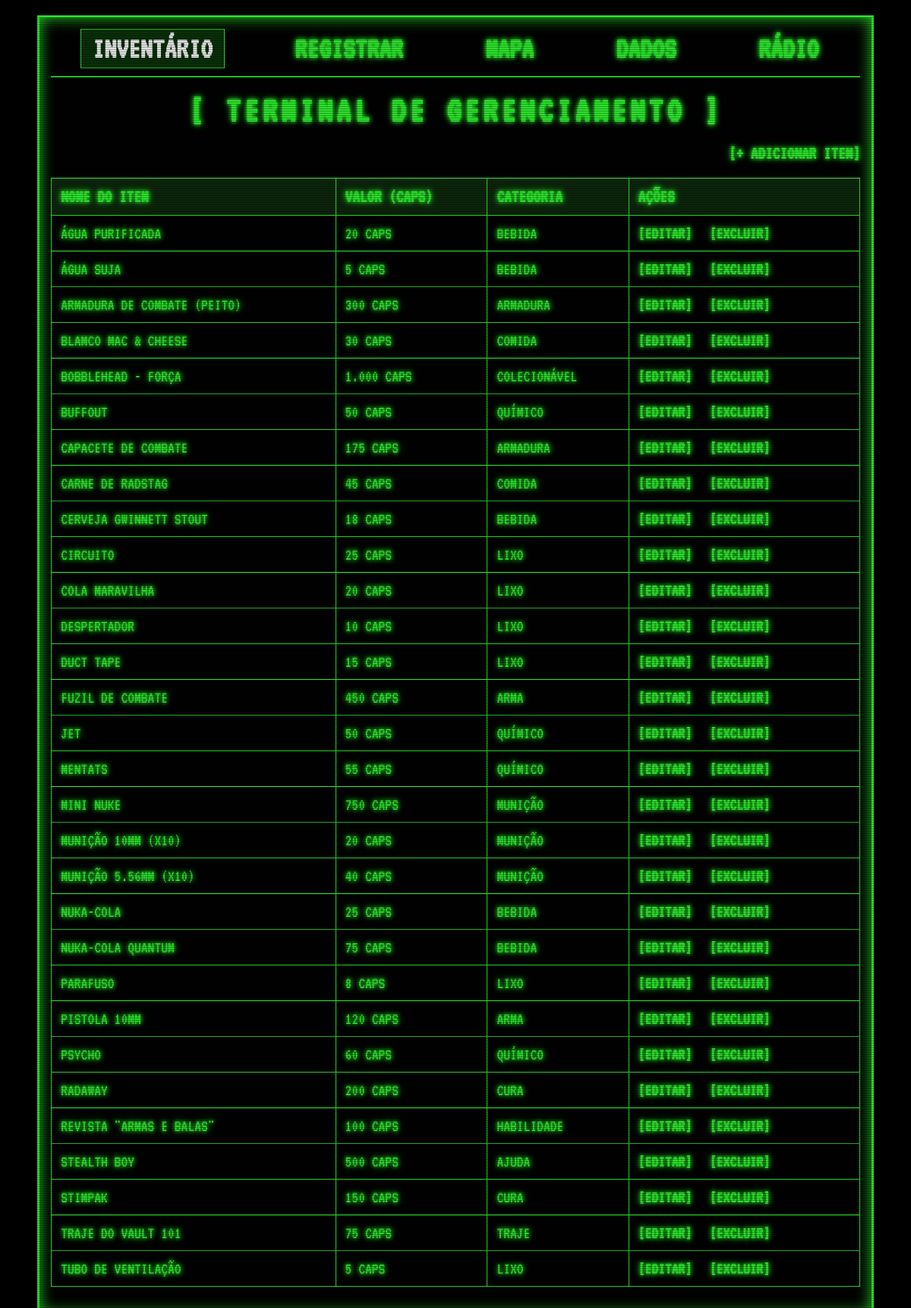
Page /index.php?booted=true on the committed database.
### tables this page shows
CREATE TABLE `produtos` (
  `id` int(11) NOT NULL,
  `nome` varchar(255) NOT NULL,
  `preco` decimal(10,2) NOT NULL,
  `categoria` varchar(100) DEFAULT NULL
);

### controllers/ProdutoController.php (called while the page is built, shortened)
<?php
class ProdutoController {
    private $produtoModel;
    public function __construct($pdo) {
        $this->produtoModel = new Produto($pdo);
    }
    private function carregarViewComTemplate($viewFile, $data = []) {
        extract($data);
        include "views/{$viewFile}";
        $content = ob_get_clean();
        include 'views/template.php';
    }
    public function listar() {
        $data = [
            'produtos' => $this->produtoModel->listar(),
            'pageTitle' => 'SISTEMA R.O.B.CO - INVENTÁRIO'
        ];
        $this->carregarViewComTemplate('listar.php', $data);
    }
}
?>

### models/Produto.php (called while the page is built, shortened)
<?php
class Produto {
    private $pdo;
    public function __construct($pdo) {
        $this->pdo = $pdo;
    }
    public function listar() {
        $stmt = $this->pdo->query("SELECT * FROM produtos ORDER BY nome");
        return $stmt->fetchAll(PDO::FETCH_ASSOC);
    }
}
?>

### views/listar.php (the view)
<h1>[ TERMINAL DE GERENCIAMENTO ]</h1>
<div class="novo-produto">
    <a href="index.php?acao=adicionar"></a>
</div>
<table>
    <tr>
        <th>Nome do Item</th>
        <th>Valor (Caps)</th>
        <th>Categoria</th>
        <th>Ações</th>
    </tr>
    <?php foreach ($produtos as $produto): ?>
    <tr>
        <td><?= htmlspecialchars($produto['nome']) ?></td>
        <td><?= number_format($produto['preco'], 0, ',', '.') ?> Caps</td>
        <td><?= htmlspecialchars($produto['categoria']) ?></td>
        <td class="acoes">
            <a class="editar" href="index.php?acao=editar&id=<?= $produto['id'] ?>">[Editar]</a>
            <a class="excluir" href="index.php?acao=excluir&id=<?= $produto['id'] ?>">[Excluir]</a>
        </td>
    </tr>
    <?php endforeach; ?>
</table>

### index.php (shortened to what this page needs)
<?php
require_once 'config.php';
require_once 'models/Produto.php';
require_once 'controllers/ProdutoController.php';
$controller = new ProdutoController($pdo);
$acao = isset($_GET['acao']) ? $_GET['acao'] : 'listar';
switch ($acao) {
    case 'listar':
        $controller->listar();
        break;
}
?>

### views/template.php (shortened to what this page needs)
<?php
$acao = $_GET['acao'] ?? 'listar';
?>
<!DOCTYPE html>
<html>
<head>
    <link rel="stylesheet" href="css/style.css">
</head>
<body>
    <div class="container">
        <div class="header-menu">
            <a href="index.php?acao=listar" class="<?= ($acao === 'listar' || $acao === 'excluir') ? 'active' : '' ?>">INVENTÁRIO</a>
            <a href="index.php?acao=adicionar" class="<?= ($acao === 'adicionar') ? 'active' : '' ?>">REGISTRAR</a>
            <a href="index.php?acao=mapa" class="<?= ($acao === 'mapa') ? 'active' : '' ?>">MAPA</a>
            <a href="index.php?acao=dados" class="<?= ($acao === 'dados') ? 'active' : '' ?>">DADOS</a>
            <a href="index.php?acao=radio" class="<?= ($acao === 'radio') ? 'active' : '' ?>">RÁDIO</a>
        </div>
        <?= $content ?? '' ?>
    </div>
         id="loadingVaultBoy" /> </body>
</html>

### css/style.css (style rules this page uses)
body::after { content: " "; display: block; position: fixed; top: 0; left: 0; bottom: 0; right: 0; background: repeating-linear-gradient( to bottom, transparent 0%, rgba(0, 0, 0, 0.4) 100% 2px ); background-size: 100% 3px; pointer-events: none; z-index: 999; animation: flicker 0.15s infinite; }
body { background-color: #000000; color: #32FF32; font-family: 'VT323', monospace; font-size: 22px; text-transform: uppercase; text-shadow: 0 0 5px #32FF32, 0 0 10px #32FF32; }
.container { width: 90%; margin: 20px auto; border: 3px solid #32FF32; padding: 15px; box-shadow: 0 0 20px #32FF32 inset; background-color: rgba(0, 20, 0, 0.1); animation: screenOn 0.5s cubic-bezier(0.250, 0.460, 0.450, 0.940); }
h1 { text-align: center; font-size: 48px; letter-spacing: 5px; margin: 10px 0 20px 0; }
a { color: #32FF32; text-decoration: none; font-weight: bold; }
table { border-collapse: collapse; width: 100%; margin: 20px auto; border: 1px solid #32FF32; }
th, td { border: 1px solid #32FF32; padding: 12px; text-align: left; }
th { background-color: #0d2a0d; font-size: 24px; }
.acoes a { margin-right: 15px; }
.novo-produto { display: block; width: 100%; text-align: right; margin-bottom: 20px; font-size: 24px; }
.novo-produto a::before { content: "[+ ADICIONAR ITEM]"; }
.header-menu { display: flex; justify-content: space-around; border-bottom: 2px solid #32FF32; padding-bottom: 10px; margin-bottom: 20px; }
.header-menu a { font-size: 1.8em; padding: 5px 15px; border: 1px solid transparent; }
.header-menu a:hover, .header-menu a.active { background-color: rgba(50, 255, 50, 0.2); border-color: #32FF32; color: #FFFFFF; text-shadow: none; }

### rows in the picture
produtos: nome "ÁGUA PURIFICADA", preco "20", categoria "BEBIDA"
produtos: nome "ÁGUA SUJA", preco "5", categoria "BEBIDA"
produtos: nome "ARMADURA DE COMBATE (PEITO)", preco "300", categoria "ARMADURA"
produtos: nome "BLAMCO MAC & CHEESE", preco "30", categoria "COMIDA"
produtos: nome "BOBBLEHEAD - FORÇA", preco "1.000", categoria "COLECIONÁVEL"
produtos: nome "BUFFOUT", preco "50", categoria "QUÍMICO"
produtos: nome "CAPACETE DE COMBATE", preco "175", categoria "ARMADURA"
produtos: nome "CARNE DE RADSTAG", preco "45", categoria "COMIDA"
produtos: nome "CERVEJA GWINNETT STOUT", preco "18", categoria "BEBIDA"
produtos: nome "CIRCUITO", preco "25", categoria "LIXO"
produtos: nome "COLA MARAVILHA", preco "20", categoria "LIXO"
produtos: nome "DESPERTADOR", preco "10", categoria "LIXO"
produtos: nome "DUCT TAPE", preco "15", categoria "LIXO"
produtos: nome "FUZIL DE COMBATE", preco "450", categoria "ARMA"
produtos: nome "JET", preco "50", categoria "QUÍMICO"
produtos: nome "MENTATS", preco "55", categoria "QUÍMICO"
produtos: nome "MINI NUKE", preco "750", categoria "MUNIÇÃO"
produtos: nome "MUNIÇÃO 10MM (X10)", preco "20", categoria "MUNIÇÃO"
produtos: nome "MUNIÇÃO 5.56MM (X10)", preco "40", categoria "MUNIÇÃO"
produtos: nome "NUKA-COLA", preco "25", categoria "BEBIDA"
produtos: nome "NUKA-COLA QUANTUM", preco "75", categoria "BEBIDA"
produtos: nome "PARAFUSO", preco "8", categoria "LIXO"
produtos: nome "PISTOLA 10MM", preco "120", categoria "ARMA"
produtos: nome "PSYCHO", preco "60", categoria "QUÍMICO"
produtos: nome "RADAWAY", preco "200", categoria "CURA"
produtos: nome "REVISTA \"ARMAS E BALAS\"", preco "100", categoria "HABILIDADE"
produtos: nome "STEALTH BOY", preco "500", categoria "AJUDA"
produtos: nome "STIMPAK", preco "150", categoria "CURA"
produtos: nome "TRAJE DO VAULT 101", preco "75", categoria "TRAJE"
produtos: nome "TUBO DE VENTILAÇÃO", preco "5", categoria "LIXO"
